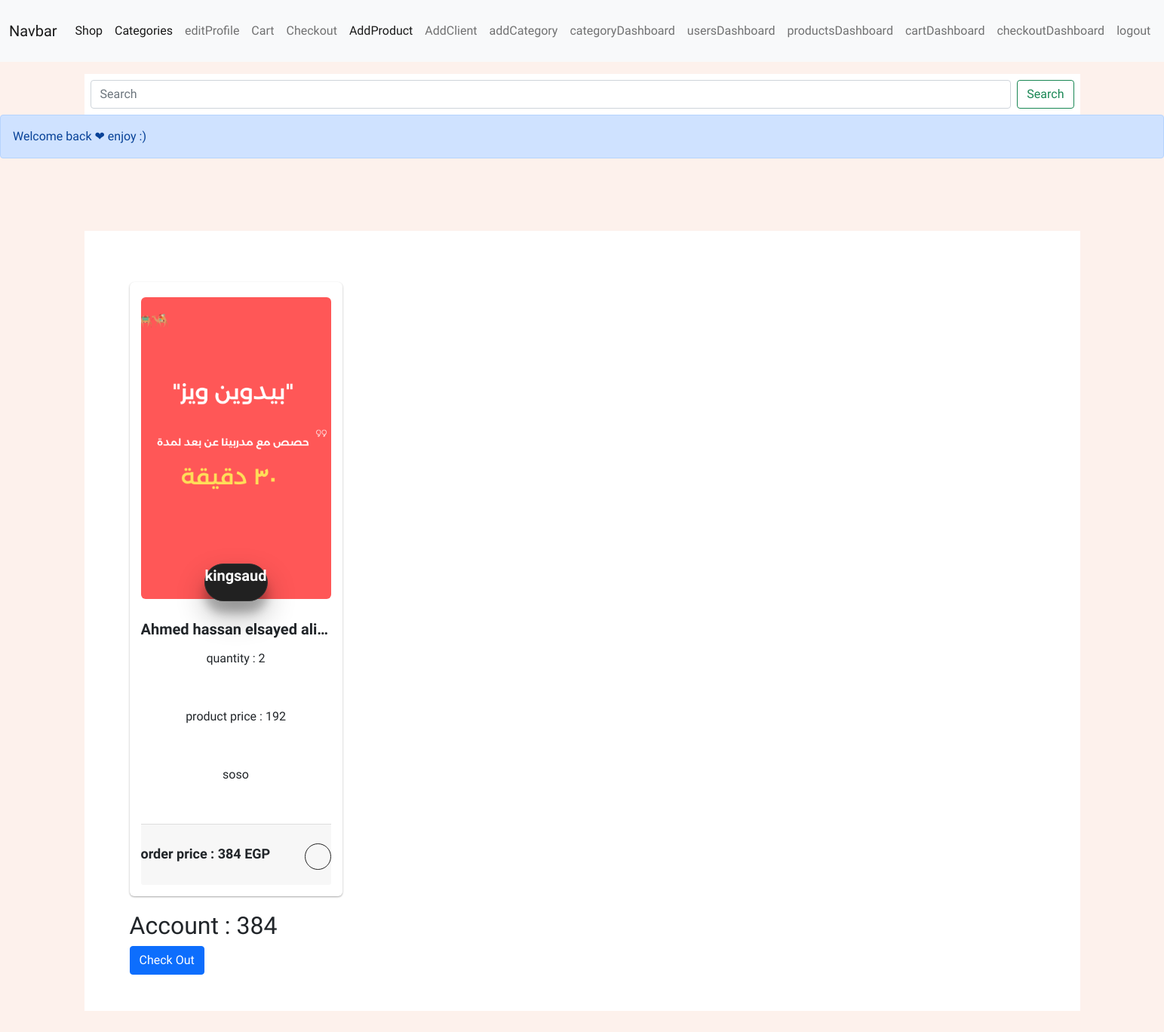
The page /pages/dashboardCart.php (signed in) on the database its author committed.
### tables this page shows
CREATE TABLE `items` (
  `id` int(11) NOT NULL,
  `name` varchar(30) NOT NULL,
  `image` varchar(200) NOT NULL,
  `description` varchar(200) NOT NULL,
  `price` int(11) NOT NULL,
  `user_email` varchar(100) NOT NULL,
  `category` varchar(100) NOT NULL
);

CREATE TABLE `cart` (
  `id` int(11) NOT NULL,
  `quantity` varchar(100) NOT NULL,
  `product_id` int(11) NOT NULL,
  `user_email` varchar(100) NOT NULL
);

### pages/dashboardCart.php (the view, shortened to what this page needs)
<?php
require_once("../inc/header.php");
if ($usersData[0]["status"] === "1") :
    $select_carts = "SELECT * FROM `cart`";
    $q_cart = mysqli_query($con, $select_carts);
    $select_items = "SELECT * FROM `items`";
    $q_item = mysqli_query($con, $select_items);
    while ($result = mysqli_fetch_assoc($q_cart)) {
        $dataCart[] = $result;
    }
    while ($result = mysqli_fetch_assoc($q_item)) {
        $items_data[] = $result;
    }
    $allPrice = [];
    if (isset($_SESSION["success"])) { ?>
        <div class="alert alert-primary" role="alert">
        <?php echo $_SESSION["success"];
    }
        ?>
        </div>
        <div class="shell">
            <div class="container">
                <div class="row p-5">
                    <?php if (!empty($dataCart)) :  foreach ($dataCart as $product) : ?>
                            <?php foreach ($items_data as $itemProduct) : ?>
                                <?php if ($itemProduct["id"] === $product["product_id"]) : ?>
                                    <?php
                                    global $allPrice, $all_cart_id;
                                    $allPrice[] = $itemProduct["price"] * $product["quantity"];
                                    $all_cart_id[] =  $product["id"] ?>
                                    <div class="col-md-3">
                                        <div class="wsk-cp-product">
                                            <div class="wsk-cp-img">
                                                <img src="../uploads/products/<?php echo $itemProduct["image"]; ?>" alt="Product" class="img-responsive" />
                                            </div>
                                            <div class="wsk-cp-text">
                                                <div class="category">
                                                    <span><?php echo $itemProduct["category"]; ?></span>
                                                </div>
                                                <div class="title-product">
                                                    <h3><?php echo $itemProduct["name"]; ?></h3>
                                                </div>
                                                <div class="description-prod">
                                                    <p>quantity : <?php echo $product["quantity"]; ?></p>
                                                </div>
                                                <div class="description-prod">
                                                    <p>product price : <?php echo $itemProduct["price"]; ?></p>
                                                </div>
                                                <div class="description-prod">
                                                    <p><?php echo $itemProduct["description"]; ?></p>
                                                </div>
                                                <div class="card-footer">
                                                    <div class="wcf-left"> <span class="price">order price : <?php echo $itemProduct["price"] * $product["quantity"]; ?> EGP</span></div>
                                                    <div class="wcf-right"><a href="#" class="buy-btn"><i class="zmdi zmdi-shopping-basket"></i></a></div>
                                                </div>
                                            </div>
                                        </div>
                                    </div>
                    <?php
                                endif;
                            endforeach;
                        endforeach;
                    else : echo "cart is empty";
                        die();
                    endif;
                    ?>
                    <h2>Account : <?php
                                    echo  array_sum($allPrice);
                                    ?> </h2>
                    <form action="../handler/checkout.php" method="POST">
                        <button type="submit" class="btn btn-primary">Check Out</button>
                    </form>
                </div>
            </div>
        </div>
    <?php
else : header("location:./shop.php");
endif;
require_once("../inc/header.php"); ?>

### css/style.css (style rules this page uses)
* { -webkit-box-sizing: border-box; box-sizing: border-box; }
body { padding: 0; margin: 0; }
body { font-family: Arial, Helvetica, sans-serif; }
.container { background: #fff !important; border: none; border-radius: none; }

### css/products.css (style rules this page uses)
body { font-family: "Muli", sans-serif; background: #ddd; }
.shell { padding: 80px 0; }
.wsk-cp-product { background: #fff; padding: 15px; border-radius: 6px; box-shadow: 0 1px 3px rgba(0, 0, 0, 0.12), 0 1px 2px rgba(0, 0, 0, 0.24); position: relative; margin: 20px auto; }
.wsk-cp-img { position: absolute; top: 5px; left: 50%; transform: translate(-50%); -webkit-transform: translate(-50%); -ms-transform: translate(-50%); -moz-transform: translate(-50%); -o-transform: translate(-50%); -khtml-transform: translate(-50%); width: 100%; padding: 15px; transition: all 0.2s ease-in-out; }
.wsk-cp-img img { width: 100%; height: 400px; object-fit: cover; transition: all 0.2s ease-in-out; border-radius: 6px; }
.wsk-cp-text { padding-top: 150%; }
.wsk-cp-text .category { text-align: center; font-size: 12px; font-weight: bold; padding: 5px; margin-bottom: 45px; position: relative; transition: all 0.2s ease-in-out; }
.wsk-cp-text .category > * { position: absolute; top: 50%; left: 50%; transform: translate(-50%, -50%); -webkit-transform: translate(-50%, -50%); -moz-transform: translate(-50%, -50%); -ms-transform: translate(-50%, -50%); -o-transform: translate(-50%, -50%); -khtml-transform: translate(-50%, -50%); }
.wsk-cp-text .category > span { padding: 0; border: 1px solid #313131; background: #212121; color: #fff; box-shadow: 0 19px 38px rgba(0, 0, 0, 0.3), 0 15px 12px rgba(0, 0, 0, 0.22); border-radius: 27px; transition: all 0.05s ease-in-out; font-size: 20px !important; }
.wsk-cp-text .title-product { text-align: center; }
.wsk-cp-text .title-product h3 { font-size: 20px; font-weight: bold; margin: 15px auto; overflow: hidden; white-space: nowrap; text-overflow: ellipsis; width: 100%; }
.wsk-cp-text .description-prod p { margin: 0; }
.wsk-cp-text .description-prod { text-align: center; width: 100%; height: 62px; overflow: auto; display: -webkit-box; -webkit-line-clamp: 3; -webkit-box-orient: vertical; margin-bottom: 15px; }
.card-footer { padding: 25px 0 5px; border-top: 1px solid #ddd; }
.card-footer:after, .card-footer:before { content: ""; display: table; }
.card-footer:after { clear: both; }
.card-footer .wcf-left { float: left; }
.card-footer .wcf-right { float: right; }
.price { font-size: 18px; font-weight: bold; }
a.buy-btn { display: block; color: #212121; text-align: center; font-size: 18px; width: 35px; height: 35px; line-height: 35px; border-radius: 50%; border: 1px solid #212121; transition: all 0.2s ease-in-out; }

### css/product.css (style rules this page uses)
body { background-color: #fdf1ec; }
span { display: inline-block; height: 50px; font-family: "Suranna", serif; font-size: 20px; }

### rows shown on the page
cart: quantity "2"
items: image (picture), category "kingsaud", name "Ahmed hassan elsayed ali…", price "192", description "soso", $itemProduct['price']*$product['quantity'] "384"

### other values the page prints
$_SESSION["success"] "Welcome back ❤ enjoy :)"
array_sum($allPrice) "384"
